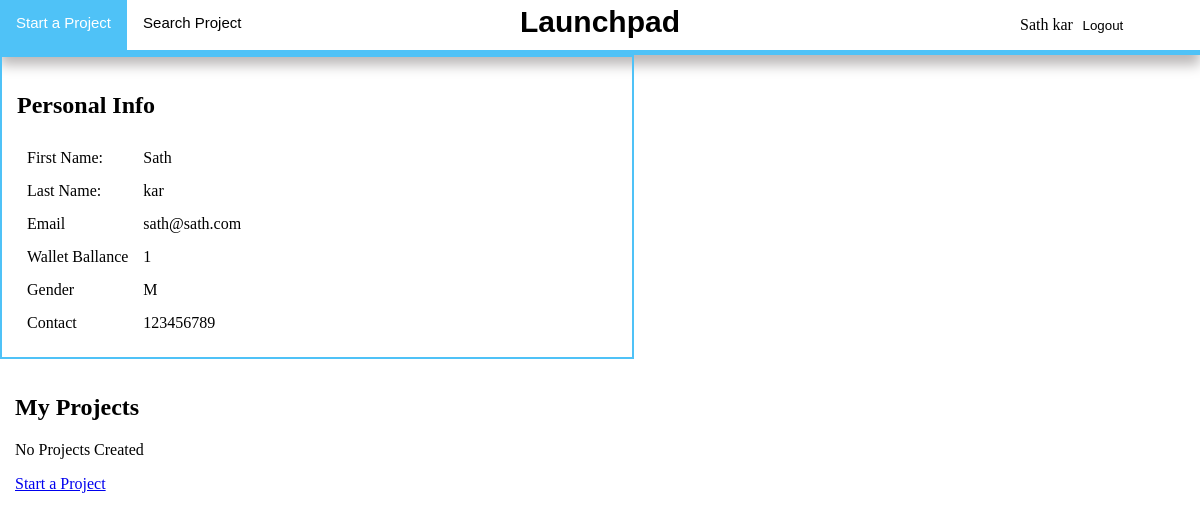
Page /profile.php (signed in) on the committed database.
### tables this page shows
CREATE TABLE `user` (
  `userid` int(11) NOT NULL AUTO_INCREMENT,
  `first_name` varchar(30) DEFAULT NULL,
  `last_name` varchar(30) DEFAULT NULL,
  `email` varchar(50) DEFAULT NULL,
  `password` varchar(100) DEFAULT NULL,
  `wallet_balance` double DEFAULT NULL,
  `gender` enum('M','F') DEFAULT NULL,
  `contact` int(11) DEFAULT NULL,
  PRIMARY KEY (`userid`)
);

### profile.php (the view, shortened to what this page needs)
<?php
    include("db_config.php");
?>
<!DOCTYPE html>
<html lang="en">
<head>
    <link rel="stylesheet" href="css/profile.css">
    <link rel="stylesheet" type="text/css" href="css/footer.css">
    <link rel="stylesheet" type="text/css" href="css/nav.css">
</head>
<body>
    <?php include("navbar.php"); ?>
    <?php
        $sql = "SELECT * from user where userid=\"".$_SESSION['userid']."\"";
        $result = $conn->query($sql);
        $row = $result->fetch_assoc();
    ?>
    <div class="personal-details">
        <div class="info">
            <h2 id="title">Personal Info</h2>
            <table cellspacing="5" cellpadding="5">
                <tr>
                    <td>First Name:</td>
                    <td><?php echo $row['first_name'];?></td>
                </tr>
                <tr>
                    <td>Last Name:</td>
                    <td><?php echo $row['last_name'];?></td>
                </tr>
                <tr>
                    <td>Email</td>
                    <td><?php echo $row['email'];?></td>
                </tr>
                <tr>
                    <td>Wallet Ballance</td>
                    <td><?php echo $row['wallet_balance'];?></td>
                </tr>
                <tr>
                    <td>Gender</td>
                    <td><?php echo $row['gender'];?></td>
                </tr>
                <tr>
                    <td>Contact</td>
                    <td><?php echo $row['contact'];?></td>
                </tr>
            </table>
        </div>
    </div>
    <div class="user-projects-area">
        <div class="user-projects">
            <h2 id="title">My Projects</h2>
            <?php
                $get_project_list = "SELECT * FROM project where owner=".$_SESSION['userid'];
                $result = $conn->query($get_project_list);
                if($result->num_rows == 0){
                    echo "<p class=\"alert\">No Projects Created</p>";
                    echo "<a href=\"create.php\">Start a Project</a>";
                }
            ?>
        </div>
    </div>
</body>
</html>

### css/profile.css (style rules this page uses)
body,html { padding: 0; margin: 0; }
.personal-details { margin: 0; padding: 0p; width: 100%; }
.info { width:50%; padding: 15px; border: 2px solid #4fc2f7; }
.user-projects { padding: 15px; }

### css/nav.css (style rules this page uses)
body,html { margin: 0; padding: 0; }

### rows in the picture
user: first_name "Sath", last_name "kar", email "sath@sath.com", wallet_balance "1", gender "M", contact "123456789"

### other values in the picture
$_SESSION["name"] "Sath kar"
